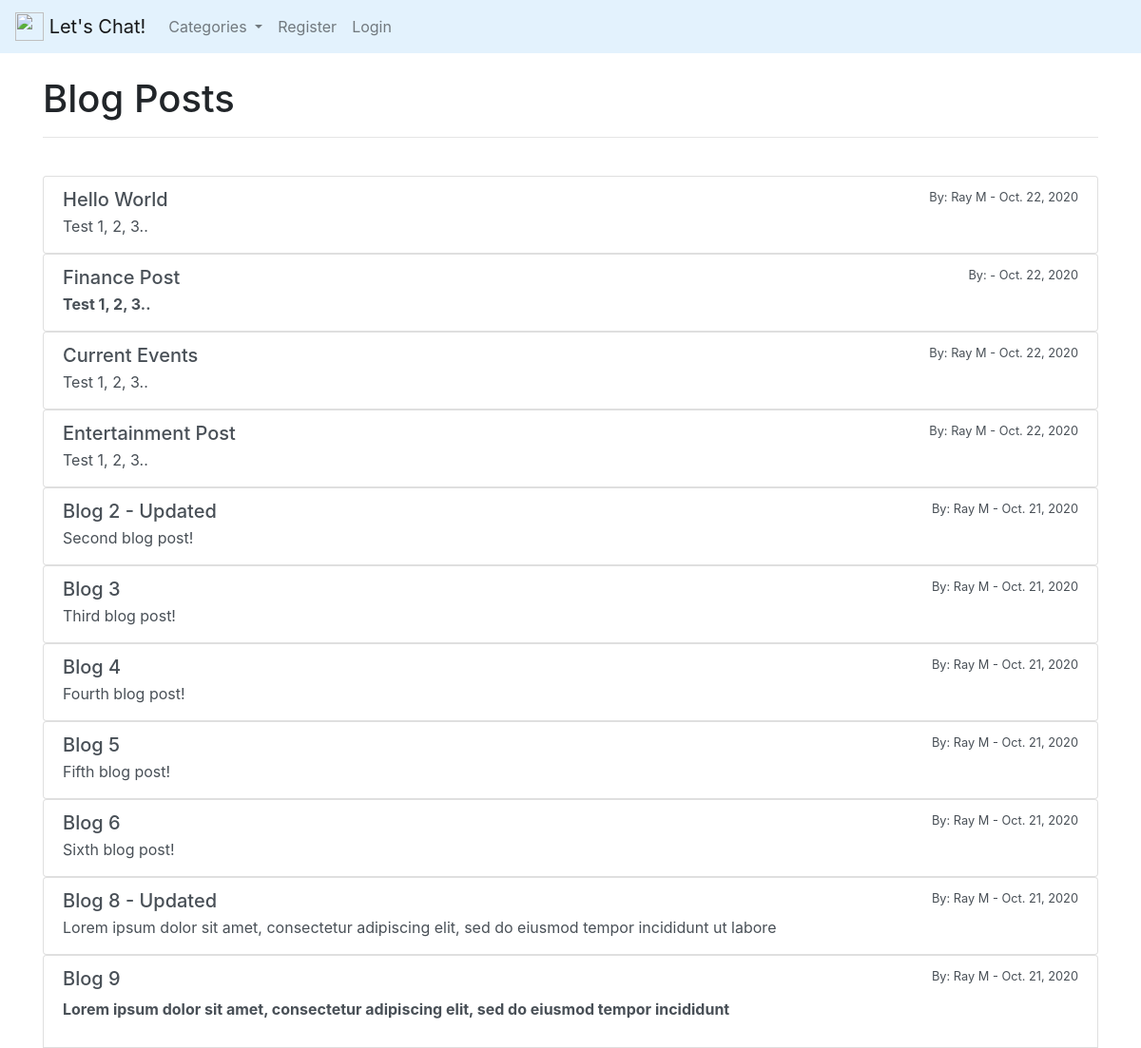
/, run on an earlier commit of the app's database.
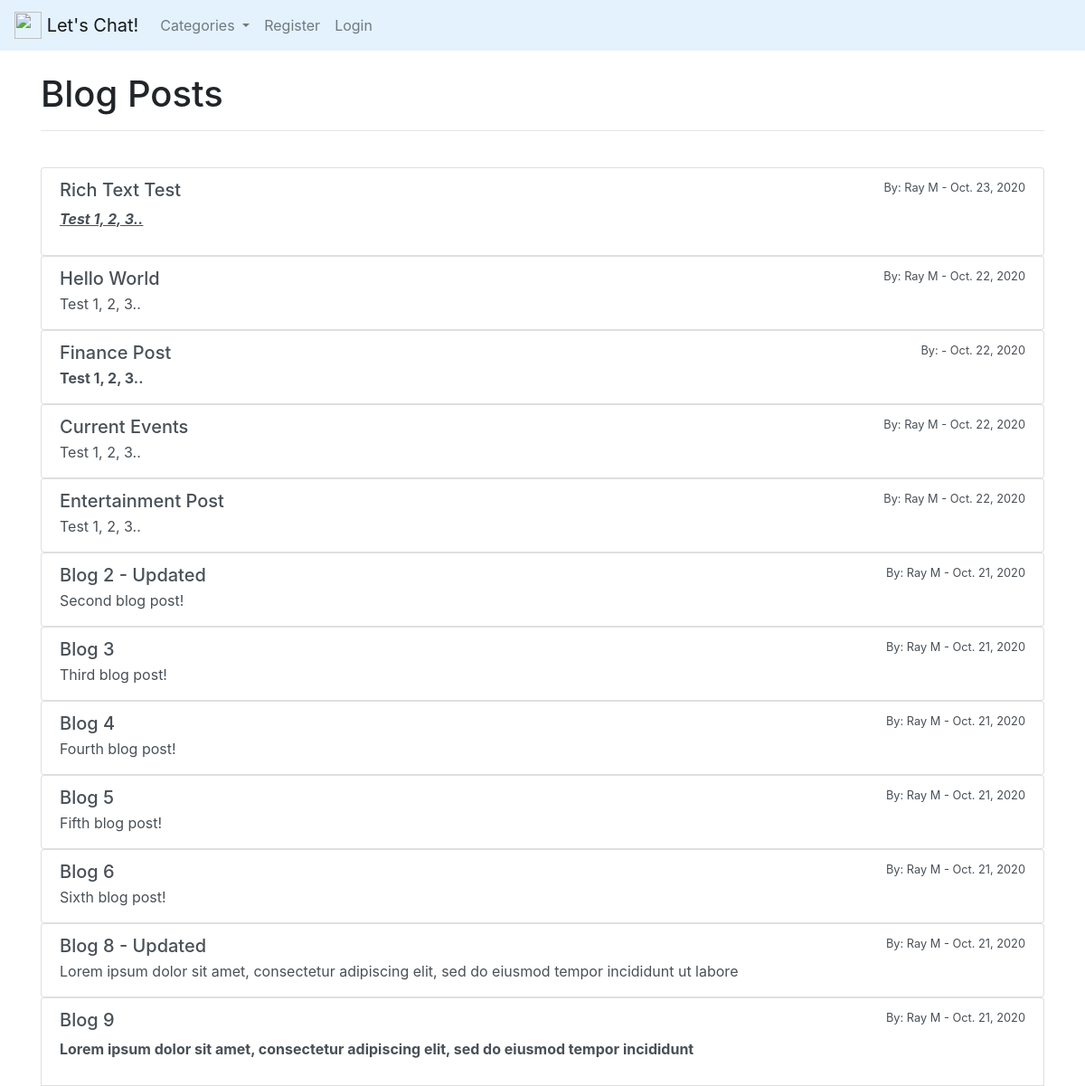
And on a later commit of the database.
### forum/models.py (models this page shows, shortened)
class Post(models.Model):
    title = models.CharField(max_length=250)
    header_image = models.ImageField(
        null=True, blank=True, upload_to="images/")
    title_tag = models.CharField(max_length=250)
    author = models.ForeignKey(User, on_delete=models.CASCADE)
    body = RichTextField(blank=True, null=True)
    post_date = models.DateField(auto_now_add=True)
    category = models.CharField(
        max_length=250, default='Neutral', choices=option_list)
    snippet = models.CharField(
        max_length=250, default='Click to read further..')
    likes = models.ManyToManyField(User, related_name='blog_posts')

### forum/views.py (the view)
# urls.py: path('', HomeView.as_view(), name='home'),
class HomeView(ListView):
    model = Post
    template_name = 'home.html'
    ordering = ['-post_date']
    def get_context_data(self, *args, **kwargs):
        ops_menu = Category.objects.all()
        context = super(HomeView, self).get_context_data(*args, **kwargs)
        context["ops_menu"] = ops_menu
        return context

### forum/models.py (called while the page is built)
    def __str__(self):
        return self.name

### forum/templates/home.html (shortened to what this page needs)
{% extends 'base.html' %}
{% block content %}
<h1>Blog Posts</h1>
<hr>
<br>
{% for post in object_list %}
    <div class="list-group">
        <a href="{% url 'post-detail' post.pk %}" class="list-group-item list-group-item-action">
        <div class="d-flex w-100 justify-content-between">
            <h5 class="mb-1">{{post.title}}</h5>
            <small>By: {{post.author.first_name}} {{post.author.last_name}} - {{post.post_date}}</small>
        </div>
        <p class="mb-1">{{post.body|slice:":100"|safe}}</p>
        </a>
    </div>
{% endfor %}
{% endblock %}

### forum/templates/base.html (shortened to what this page needs)
<!doctype html>
<html lang="en">
  <head>
    <link rel="stylesheet" href="https://cdn.jsdelivr.net/npm/bootstrap@4.5.3/dist/css/bootstrap.min.css">
  </head>
  <body>
    <nav class="navbar navbar-expand-lg navbar-light" style="background-color: #e3f2fd;">
        <a class="navbar-brand" href="{% url 'home' %}">
            <img src="https://images-na.ssl-images-amazon.com/images/I/71an3gGqHWL.png" width="30" height="30" class="d-inline-block align-top" alt="" loading="lazy">
            Let's Chat!
        </a>
        <div class="collapse navbar-collapse" id="navbarSupportedContent">
          <ul class="navbar-nav mr-auto">
            {% if ops_menu %}
            <li class="nav-item dropdown">
              <a class="nav-link dropdown-toggle" href="#" id="navbarDropdown" role="button" data-toggle="dropdown" aria-haspopup="true" aria-expanded="false">
                Categories
              </a>
            </li>
            {% else %}
            <li class="nav-item">
              <a class="nav-link" href="{% url 'category-list' %}">Categories</a>
            </li>
            {% endif %}
        {% if user.is_authenticated %}
            <li class="nav-item">
              <a class="nav-link" href="{% url 'post-add' %}">Add Post</a>
            </li>
            <li class="nav-item">
              <a class="nav-link" href="{% url 'category-add' %}">Add Category</a>
            </li>
          </ul>
        </div>
        <div class="navbar-nav">
            <a class="nav-item nav-link" href="{% url 'edit-profile' %}">Profile</a>
            <a class="nav-item nav-link" href="{% url 'logout' %}">Logout</a>
        </div>
        {% else %}
            <li class="nav-item">
              <a class="nav-link" href="{% url 'register' %}">Register</a>
            </li>
            <li class="nav-item">
              <a class="nav-link" href="{% url 'login' %}">Login</a>
            </li>
          </ul>
        </div>
        {% endif %}
      </nav>
    <br>
    <div class="container">
        {% block content %}
        {% endblock %}
    </div>
  </body>
</html>

What changed in the data, as far as the page shows it:
added Post: title "Rich Text Test", author.first_name "Ray", author.last_name "M", post_date "Oct. 23, 2020", body "Test 1, 2, 3.."
